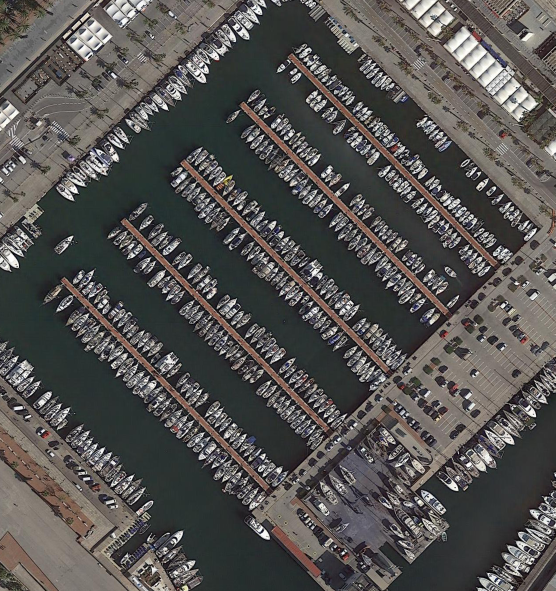
#> input picture DOTA_devkit_YOLO/example/images/P0706.png, 1111 x 1182 px (shown at 1/2 size)
$ python -i data_augment_obb.py   (imports and definitions only)
#> lines starting #> are read from the running program, lines starting #| are printed output that depends on the picture
#> further down, picture is the input picture: shape (1182, 1111, 3); mean B, G, R 81.4, 83.3, 85.4
#!/usr/bin/env python3
# -*- coding:utf-8 -*-
# Copyright (c) Megvii, Inc. and its affiliates.
"""
Data augmentation functionality. Passed as callable transformations to
Dataset classes.

The data augmentation procedures were interpreted from @weiliu89's SSD paper
http://arxiv.org/abs/1512.02325
"""

import math
import random

import cv2
import numpy as np

from yolox.utils import xyxy2cxcywh


def augment_hsv(img, hgain=0.015, sgain=0.7, vgain=0.4):
#> called with hgain = 0.015, sgain = 0.7, vgain = 0.4
    r = np.random.uniform(-1, 1, 3) * [hgain, sgain, vgain] + 1  # random gains
    hue, sat, val = cv2.split(cv2.cvtColor(img, cv2.COLOR_BGR2HSV))
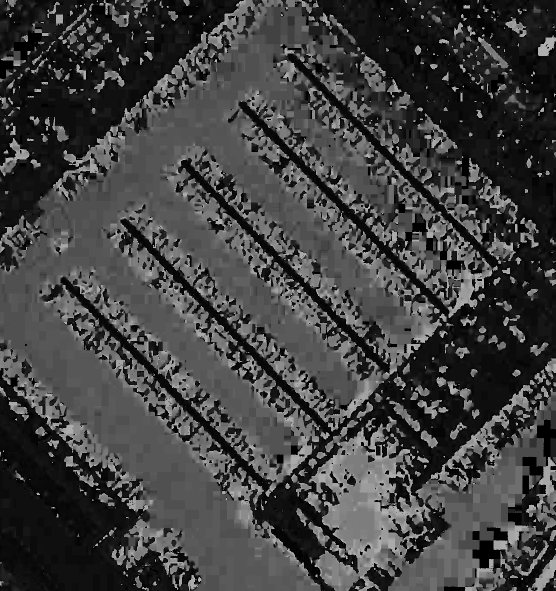
#> hue: shape (1182, 1111) (shown at 1/2 size); min 0, max 179, mean 64.8
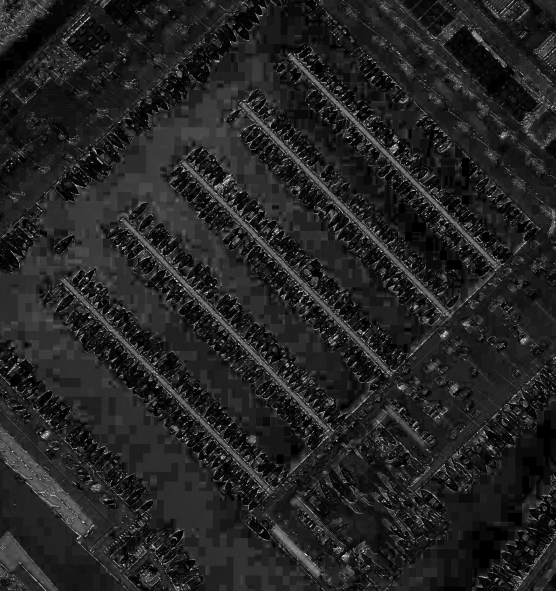
#> sat: shape (1182, 1111) (shown at 1/2 size); min 0, max 251, mean 35.4
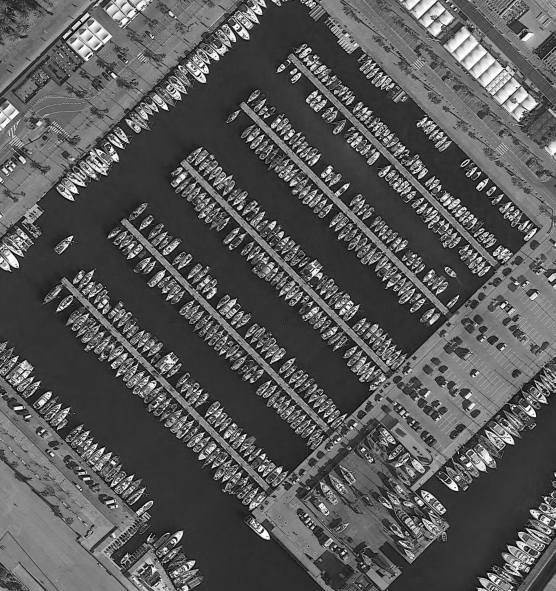
#> val: shape (1182, 1111) (shown at 1/2 size); min 1, max 255, mean 88.4
    dtype = img.dtype  # uint8

    x = np.arange(0, 256, dtype=np.int16)
    lut_hue = ((x * r[0]) % 180).astype(dtype)
    lut_sat = np.clip(x * r[1], 0, 255).astype(dtype)
#> lut_sat = 256 values from 0 to 255
    lut_val = np.clip(x * r[2], 0, 255).astype(dtype)
#> lut_val = 256 values from 0 to 255

    img_hsv = cv2.merge(
        (cv2.LUT(hue, lut_hue), cv2.LUT(sat, lut_sat), cv2.LUT(val, lut_val))
    ).astype(dtype)
#> img_hsv: shape (1182, 1111, 3); mean H, S, V 64.8, 45.5, 95
    cv2.cvtColor(img_hsv, cv2.COLOR_HSV2BGR, dst=img)  # no return needed


# [191 lines left out: functions box_candidates, random_perspective, _distort, _mirror, _flip_h, _flip_v and 1 more, not called in this run]


class TrainTransformOBB:
    # [62 lines left out: functions __init__, __call__, not called in this run]
        # padded_labels：  [[label_id, c_x, c_y, w, h, angle], ...]


class ValTransformOBB:
    """
    Defines the transformations that should be applied to test PIL image
    for input into the network

    dimension -> tensorize -> color adj

    Arguments:
        resize (int): input dimension to SSD
        rgb_means ((int,int,int)): average RGB of the dataset
            (104,117,123)
        swap ((int,int,int)): final order of channels

    Returns:
        transform (transform) : callable transform to be applied to test/val
        data
    """

    # [4 lines left out: function __init__, not called in this run]

    # assume input is cv2 img for now
    def __call__(self, img, res, input_size):
        img, _ = preproc(img, input_size, self.means, self.std, self.swap)
        return img, np.zeros((1, 6))

>>> import cv2
>>> picture = cv2.imread('../../DOTA_devkit_YOLO/example/images/P0706.png')
>>> result = augment_hsv(picture)
